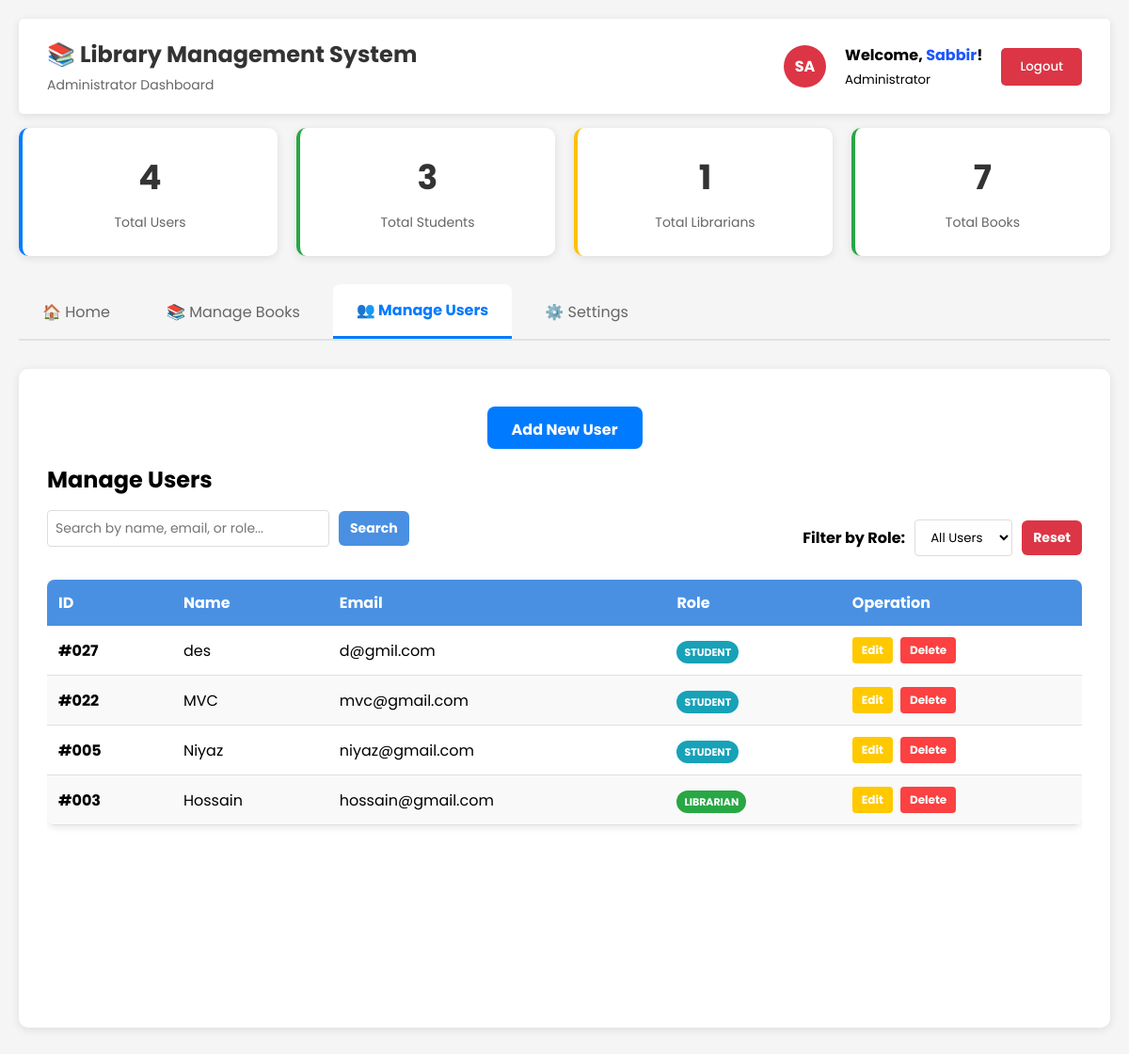
Page /Views/dash/admin/admin-Dashboard.php (signed in) on the committed database.
### tables this page shows
CREATE TABLE `all_users` (
  `id` int(10) UNSIGNED NOT NULL,
  `name` varchar(255) NOT NULL,
  `email` varchar(255) NOT NULL,
  `password` varchar(255) NOT NULL,
  `role` enum('admin','librarian','student') NOT NULL
);

### Views/dash/admin/admin-Dashboard.php (the view, shortened to what this page needs)
<?php
include '../../../Controllers/manage-Books-Admin.php';
?>
<!DOCTYPE html>
<html lang="en">
<head>
    <link rel="stylesheet" href="../../../assets/styles/dash/admin-Dashboard-Style.css" />
</head>
<body>
    <div class="container">
        <div class="header">
            <div class="logo">
                <h2>📚 Library Management System</h2>
                <p>Administrator Dashboard</p>
            </div>
            <div class="admin-info">
                <div class="admin-avatar">SA</div>
                <div>
                    <strong>Welcome, <span style="color:#1B56FD"><?= $_SESSION['name']; ?></span>!</strong><br/>
                    <small>Administrator</small>
                </div>
                <button class="logout-btn"
                onclick="window.location.href='../../../Controllers/auth/logout.php'">Logout</button>
            </div>
        </div>
        <div class="stats-grid">
            <?php
        $total_users = mysqli_num_rows(mysqli_query($conn, "SELECT * FROM all_users WHERE role!='admin'"));
        $total_librarians = mysqli_num_rows(mysqli_query($conn, "SELECT * FROM all_users WHERE role='librarian'"));
        $total_students = mysqli_num_rows(mysqli_query($conn, "SELECT * FROM all_users WHERE role='student'"));
        $total_books = mysqli_num_rows(mysqli_query($conn, "SELECT * FROM books WHERE id"));
        ?>
            <div class="stat-card users">
                <div class="stat-number"><?php echo $total_users;?></div>
                <div class="stat-label">Total Users</div>
            </div>
            <div class="stat-card books">
                <div class="stat-number"><?php echo $total_students;?></div>
                <div class="stat-label">Total Students</div>
            </div>
            <div class="stat-card issued">
                <div class="stat-number"><?php echo $total_librarians;?></div>
                <div class="stat-label">Total Librarians</div>
            </div>
            <div class="stat-card books">
                <div class="stat-number"><?php echo $total_books;?></div>
                <div class="stat-label">Total Books</div>
            </div>
        </div>
        <div class="nav-tabs">
            <button class="nav-tab" onclick="showSection('circulation')">🏠 Home</button>
            <button class="nav-tab" onclick="showSection('books')">📚 Manage Books</button>
            <button class="nav-tab active" onclick="showSection('manageUsers')">👥 Manage Users</button>
            <button class="nav-tab" onclick="showSection('settings')">⚙️ Settings</button>
        </div>
        </div>
<div id="manageUsers" class="content-section active">
    <div id="userSection" style="height: 80vh; overflow-y: auto;">
        <div>
            <button class="btn"
            onclick="showRegisterForm()"
            style="margin-bottom: 15px;">
                Add New User
            </button>
        </div>
        <h2 style="margin-bottom: 10px;">Manage Users</h2>
<div style="display: flex; justify-content: space-between; align-items: center; margin: 15px 0;">
    <div class="search-container" style="display: flex; align-items: center; gap: 10px;">
        <input type="text" class="search-input" id="searchInput"
               placeholder="Search by name, email, or role..."
               style="padding: 8px; border: 1px solid #ddd; border-radius: 4px;">
        <button class="btn-search" onclick="searchTable()"
                style="padding: 8px 12px;">Search</button>
    </div>
    <div class="filter-container" style="display: flex; align-items: center; gap: 10px;">
        <label for="roleFilter" style="font-weight: bold;">Filter by Role:</label>
        <select id="roleFilter" class="role-dropdown" onchange="filterByRole()"
                style="padding: 8px 12px; border: 1px solid #ddd; border-radius: 4px; background: white;">
            <option value="all">All Users</option>
        </select>
        <button class="btn-reset" onclick="resetFilters()"
                style="padding: 8px 12px;">Reset</button>
    </div>
</div>
        <table id="usersTable">
            <thead>
                <tr>
                    <th>ID</th>
                    <th>Name</th>
                    <th>Email</th>
                    <th>Role</th>
                    <th>Operation</th>
                </tr>
            </thead>
            <tbody id="tableBody">
                <?php
                $display_sql = "SELECT * FROM all_users ORDER BY id DESC";
                $result = mysqli_query($conn, $display_sql);
                if(mysqli_num_rows($result) > 0) {
                    while($row = mysqli_fetch_assoc($result)) {
                        if ($row['role'] !== 'admin') {
                        echo "<tr class='user-row' data-role='" . $row['role'] . "'>";
                        echo "<td><strong>#" . sprintf("%03d", $row['id']) . "</strong></td>";
                        echo "<td>" . htmlspecialchars($row['name']) . "</td>";
                        echo "<td>" . htmlspecialchars($row['email']) . "</td>";
                        echo "<td><span class='role-badge role-" . $row['role'] . "'>" . ucfirst($row['role']) . "</span></td>";
                        echo "<td>";
                        echo "<div class='operation-buttons'>";
                        if ($row['role'] !== 'admin') {
                             echo "<button class='btnE btnEdit' onclick='editUser(" . $row['id'] . ", \"" . addslashes($row['name']) . "\",
                         \"" . addslashes($row['email']) . "\", \"" . $row['role'] . "\")'> Edit</button>";
                        } else {
                            echo "<button class='btnE btnProtected' title=' Admin - Cannot be Edited'> Protected</button>";
                        }
                        if ($row['role'] !== 'admin') {
                            echo "<button class='btnE btnDelete' onclick='deleteUser(" . $row['id'] . ", \"" . addslashes($row['name']) . "\")'> Delete</button>";
                        } else {
                            echo "<button class='btnE btnProtected' title='Super Admin - Cannot be deleted'> Protected</button>";
                        }
                        echo "</div>";
                        echo "</td>";
                        echo "</tr>";
                        }
                    }
                } else {
                    echo "<tr><td colspan='5' style='text-align: center; padding: 30px; color: #666;'> No users found</td></tr>";
                }
                ?>
            </tbody>
    </table>
</div>
</div>
 </body>
</html>

### assets/styles/dash/admin-Dashboard-Style.css (style rules this page uses)
* { margin: 0; padding: 0; box-sizing: border-box; font-family: "Poppins", sans-serif; }
body { font-family: "Poppins", sans-serif; background-color: #f5f5f5; min-height: 100vh; }
.container { max-width: 1400px; margin: 0 auto; padding: 20px; }
.header { background: white; padding: 20px 30px; border-radius: 5px; box-shadow: 0 2px 10px rgba(0,0,0,0.1); margin-bottom: 15px; display: flex; justify-content: space-between; align-items: center; }
.logo h2 { color: #333; margin-bottom: 5px; }
.logo p { color: #666; font-size: 14px; }
.admin-info { display: flex; align-items: center; gap: 20px; }
.admin-avatar { width: 45px; height: 45px; background: #dc3545; border-radius: 50%; display: flex; align-items: center; justify-content: center; color: white; font-weight: bold; }
.logout-btn { background: #dc3545; color: white; border: none; padding: 10px 20px; border-radius: 5px; cursor: pointer; font-weight: 500; }
.nav-tabs { display: flex; gap: 10px; margin-bottom: 30px; border-bottom: 2px solid #dee2e6; }
.nav-tab { background: none; border: none; padding: 15px 25px; cursor: pointer; border-radius: 8px 8px 0 0; font-size: 16px; color: #666; transition: all 0.3s ease; }
.nav-tab.active { background: white; color: #007bff; font-weight: bold; border-bottom: 3px solid #007bff; }
.stats-grid { display: grid; grid-template-columns: repeat(auto-fit, minmax(200px, 1fr)); gap: 20px; margin-bottom: 30px; }
.stat-card { background: white; padding: 25px; border-radius: 10px; box-shadow: 0 2px 10px rgba(0,0,0,0.1); text-align: center; border-left: 4px solid; }
.stat-card.users { border-left-color: #007bff; }
.stat-card.books { border-left-color: #28a745; }
.stat-card.issued { border-left-color: #ffc107; }
.stat-number { font-size: 36px; font-weight: bold; margin-bottom: 10px; color: #333; }
.stat-label { color: #666; font-size: 14px; }
.content-section { background: white; border-radius: 10px; padding: 30px; box-shadow: 0 2px 10px rgba(0,0,0,0.1); margin-bottom: 30px; display: none; }
.content-section.active { display: block; }
.btn { padding: 8px 16px; border: none; border-radius: 4px; cursor: pointer; font-size: 14px; margin-right: 5px; transition: all 0.3s ease; }
.btn { width: 15%; display: block; margin: 0 auto; height: 45px; padding: 12px; margin-top: 10px; border: none; border-radius: 8px; font-size: 16px; font-weight: bold; cursor: pointer; background: #007bff; color: white; transition: 0.3s; margin-bottom: 10px; }
.search-container { margin-bottom: 20px; display: flex; gap: 10px; align-items: center; }
.search-input { padding: 10px; border: 2px solid #ddd; border-radius: 6px; font-size: 14px; width: 300px; outline: none; transition: border-color 0.3s ease; }
.btn-search { background-color: #4a90e2; color: white; padding: 10px 20px; border: none; border-radius: 6px; font-size: 14px; font-weight: bold; cursor: pointer; transition: all 0.2s ease; }
.btn-reset { background-color: #dc3545; color: white; padding: 10px 20px; border: none; border-radius: 6px; font-size: 14px; font-weight: bold; cursor: pointer; transition: all 0.2s ease; }
table { width: 100%; border-collapse: collapse; background-color: white; box-shadow: 0 2px 8px rgba(0,0,0,0.1); border-radius: 8px; overflow: hidden; }
th { background-color: #4a90e2; color: white; padding: 12px; text-align: left; font-weight: bold; }
tr:nth-child(even) { background-color: #f9f9f9; }
.operation-buttons { display: flex; gap: 8px; flex-wrap: wrap; }
.btnE { padding: 6px 12px; border: none; border-radius: 4px; font-size: 12px; font-weight: bold; cursor: pointer; transition: all 0.2s ease; text-decoration: none; display: inline-block; padding: 5px 10px; }
.btnEdit { background-color: #FFC900; color: white; }
.btnDelete { background-color: #FB4141; color: white; }
.role-badge { padding: 4px 8px; border-radius: 12px; font-size: 11px; font-weight: bold; text-transform: uppercase; align-items: center; }
.role-librarian { background-color: #28a745; color: white; }
.role-student { background-color: #17a2b8; color: white; }

### rows in the picture
all_users: id "027", name "des", email "d@gmil.com", role "STUDENT"
all_users: id "022", name "MVC", email "mvc@gmail.com", role "STUDENT"
all_users: id "005", name "Niyaz", email "niyaz@gmail.com", role "STUDENT"
all_users: id "003", name "Hossain", email "hossain@gmail.com", role "LIBRARIAN"

### other values in the picture
$_SESSION['name'] "Sabbir"
$total_users "4"
$total_students "3"
$total_librarians "1"
$total_books "7"
